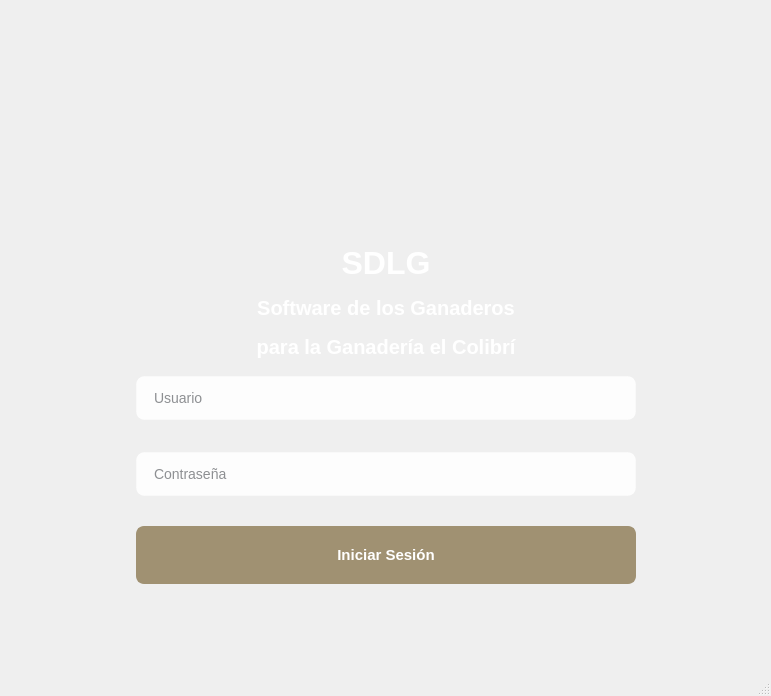
<?xml version="1.0" encoding="UTF-8"?>
<ui version="4.0">
 <class>MainWindow</class>
 <widget class="QMainWindow" name="MainWindow">
  <property name="geometry">
   <rect>
    <x>0</x>
    <y>0</y>
    <width>771</width>
    <height>696</height>
   </rect>
  </property>
  <property name="windowTitle">
   <string>MainWindow</string>
  </property>
  <property name="styleSheet">
   <string notr="true"> /* Fondo principal */
QMainWindow {
    border-image: url(:/img/fondologin.png);
    background-repeat: no-repeat;
    background-position: center;
    background-size: cover;
}

/* Labels de texto normales */
QLabel {
    color: #FFFFFF;
    font-family: 'Segoe UI', Arial, sans-serif;
}

/* LOGO - Imagen del logo arriba del título */
QFrame#frameLogo {
    background-color: transparent;
    border: none;
    margin: 0px;
    padding: 0px;
}

/* Logo dentro del frame */
QLabel#labelLogo {
    background-color: transparent;
    border: none;
    qproperty-alignment: AlignCenter;
    margin: 20px 0px 10px 0px;
    padding: 0px;
    qproperty-scaledContents: true;
    min-width: 100px;
    min-height: 100px;
    max-width: 100px;
    max-height: 100px;
}


/* Título principal SDLG */
QLabel#labelTitulo {
    background-color: transparent;
    border: none;
    qproperty-alignment: AlignCenter;
    color: #FFFFFF;
    font-size: 32px;
    font-weight: bold;
    font-family: 'Segoe UI', Arial, sans-serif;
    text-shadow: 0px 2px 8px rgba(0, 0, 0, 0.5);
}

/* Subtítulo &quot;Software de los Ganaderos&quot; */
QLabel#labelTitulo1 {
    background-color: transparent;
    border: none;
    qproperty-alignment: AlignCenter;
    color: #FFFFFF;
    font-size: 20px;
    font-weight: bold;
    font-family: 'Segoe UI', Arial, sans-serif;
}

/* Subtítulo &quot;para la Ganadería el Colibrí&quot; */
QLabel#labelTitulo2 {
    background-color: transparent;
    border: none;
    qproperty-alignment: AlignCenter;
    color: #FFFFFF;
    font-size: 20px;
    font-weight: bold;
    font-family: 'Segoe UI', Arial, sans-serif;
}

/* Campos de texto */
/* Campo de usuario con QAction */
QLineEdit#lineEditUsuario {
    background-color: rgba(255, 255, 255, 0.9);
    border: 1px solid rgba(255, 255, 255, 0.3);
    border-radius: 8px;
    padding: 12px 15px;
    color: #1D2128;
    font-size: 14px;
    font-weight: normal;
    transition: all 0.3s ease;
    box-shadow: 0 2px 6px rgba(0, 0, 0, 0.1);
    margin: 2px 0px 15px 0px;
}

/* Campo de contraseña con QAction */
QLineEdit#lineEditPassword {
    background-color: rgba(255, 255, 255, 0.9);
    border: 1px solid rgba(255, 255, 255, 0.3);
    border-radius: 8px;
    padding: 12px 15px;
    color: #1D2128;
    font-size: 14px;
    font-weight: normal;
    transition: all 0.3s ease;
    box-shadow: 0 2px 6px rgba(0, 0, 0, 0.1);
    margin: 2px 0px 15px 0px;
}

QLineEdit:focus {
    background-color: rgba(255, 255, 255, 0.95);
    border: 1px solid #a09172;
    box-shadow: 0 0 0 2px rgba(160, 145, 114, 0.3);
}

/* Estilo para los iconos de QAction */
QLineEdit QAbstractButton {
    background-color: transparent;
    border: none;
    padding: 0px 8px;
}

/* Botón de Iniciar Sesión */
QPushButton {
    background-color: #a09172;
    border: 2px solid #a09172;
    color: #FFFFFF;
    border-radius: 8px;
    padding: 12px 25px;
    font-weight: bold;
    font-size: 15px;
    font-family: 'Segoe UI', Arial, sans-serif;
    transition: all 0.3s ease;
    min-height: 30px;
}

QPushButton:hover {
    background-color: #8a7d63;
    border: 2px solid #8a7d63;
    transform: translateY(-1px);
    box-shadow: 0 4px 12px rgba(0, 0, 0, 0.2);
}

QPushButton:pressed {
    background-color: #756a55;
    border: 2px solid #756a55;
    transform: translateY(0px);
}</string>
  </property>
  <widget class="QWidget" name="centralwidget">
   <layout class="QGridLayout" name="gridLayout_2">
    <item row="1" column="0">
     <spacer name="horizontalSpacer_3">
      <property name="orientation">
       <enum>Qt::Horizontal</enum>
      </property>
      <property name="sizeHint" stdset="0">
       <size>
        <width>75</width>
        <height>20</height>
       </size>
      </property>
     </spacer>
    </item>
    <item row="2" column="1">
     <spacer name="verticalSpacer_4">
      <property name="orientation">
       <enum>Qt::Vertical</enum>
      </property>
      <property name="sizeHint" stdset="0">
       <size>
        <width>20</width>
        <height>15</height>
       </size>
      </property>
     </spacer>
    </item>
    <item row="0" column="1">
     <spacer name="verticalSpacer_3">
      <property name="orientation">
       <enum>Qt::Vertical</enum>
      </property>
      <property name="sizeHint" stdset="0">
       <size>
        <width>20</width>
        <height>15</height>
       </size>
      </property>
     </spacer>
    </item>
    <item row="1" column="1">
     <widget class="QWidget" name="widget" native="true">
      <property name="enabled">
       <bool>true</bool>
      </property>
      <property name="minimumSize">
       <size>
        <width>257</width>
        <height>0</height>
       </size>
      </property>
      <property name="baseSize">
       <size>
        <width>1000</width>
        <height>0</height>
       </size>
      </property>
      <layout class="QGridLayout" name="gridLayout">
       <property name="verticalSpacing">
        <number>20</number>
       </property>
       <item row="2" column="1">
        <spacer name="verticalSpacer_2">
         <property name="orientation">
          <enum>Qt::Vertical</enum>
         </property>
         <property name="sizeHint" stdset="0">
          <size>
           <width>20</width>
           <height>40</height>
          </size>
         </property>
        </spacer>
       </item>
       <item row="1" column="2">
        <spacer name="horizontalSpacer">
         <property name="orientation">
          <enum>Qt::Horizontal</enum>
         </property>
         <property name="sizeHint" stdset="0">
          <size>
           <width>40</width>
           <height>20</height>
          </size>
         </property>
        </spacer>
       </item>
       <item row="1" column="1">
        <layout class="QVBoxLayout" name="verticalLayout">
         <property name="spacing">
          <number>15</number>
         </property>
         <item alignment="Qt::AlignHCenter">
          <widget class="QFrame" name="frameLogo">
           <property name="sizePolicy">
            <sizepolicy hsizetype="Expanding" vsizetype="Fixed">
             <horstretch>0</horstretch>
             <verstretch>0</verstretch>
            </sizepolicy>
           </property>
           <property name="minimumSize">
            <size>
             <width>60</width>
             <height>0</height>
            </size>
           </property>
           <property name="maximumSize">
            <size>
             <width>400</width>
             <height>140</height>
            </size>
           </property>
           <property name="frameShape">
            <enum>QFrame::StyledPanel</enum>
           </property>
           <property name="frameShadow">
            <enum>QFrame::Raised</enum>
           </property>
           <layout class="QHBoxLayout" name="horizontalLayout">
            <item>
             <widget class="QLabel" name="labelLogo">
              <property name="text">
               <string/>
              </property>
              <property name="pixmap">
               <pixmap resource="../imagenes/resource.qrc">:/img/descarga.png</pixmap>
              </property>
              <property name="scaledContents">
               <bool>true</bool>
              </property>
              <property name="alignment">
               <set>Qt::AlignCenter</set>
              </property>
             </widget>
            </item>
           </layout>
          </widget>
         </item>
         <item>
          <widget class="QLabel" name="labelTitulo">
           <property name="font">
            <font>
             <family>Segoe UI</family>
             <pointsize>-1</pointsize>
             <weight>75</weight>
             <bold>true</bold>
            </font>
           </property>
           <property name="text">
            <string>SDLG</string>
           </property>
           <property name="alignment">
            <set>Qt::AlignCenter</set>
           </property>
          </widget>
         </item>
         <item>
          <widget class="QLabel" name="labelTitulo1">
           <property name="font">
            <font>
             <family>Segoe UI</family>
             <pointsize>-1</pointsize>
             <weight>75</weight>
             <bold>true</bold>
            </font>
           </property>
           <property name="text">
            <string>Software de los Ganaderos</string>
           </property>
           <property name="alignment">
            <set>Qt::AlignCenter</set>
           </property>
          </widget>
         </item>
         <item>
          <widget class="QLabel" name="labelTitulo2">
           <property name="font">
            <font>
             <family>Segoe UI</family>
             <pointsize>-1</pointsize>
             <weight>75</weight>
             <bold>true</bold>
            </font>
           </property>
           <property name="text">
            <string>para la Ganadería el Colibrí</string>
           </property>
           <property name="alignment">
            <set>Qt::AlignCenter</set>
           </property>
          </widget>
         </item>
         <item>
          <widget class="QLineEdit" name="lineEditUsuario">
           <property name="minimumSize">
            <size>
             <width>500</width>
             <height>0</height>
            </size>
           </property>
           <property name="font">
            <font>
             <family>Segoe UI</family>
             <pointsize>-1</pointsize>
             <weight>50</weight>
             <bold>false</bold>
            </font>
           </property>
           <property name="text">
            <string/>
           </property>
           <property name="placeholderText">
            <string>Usuario</string>
           </property>
          </widget>
         </item>
         <item>
          <widget class="QLineEdit" name="lineEditPassword">
           <property name="minimumSize">
            <size>
             <width>500</width>
             <height>0</height>
            </size>
           </property>
           <property name="font">
            <font>
             <family>Segoe UI</family>
             <pointsize>-1</pointsize>
             <weight>50</weight>
             <bold>false</bold>
            </font>
           </property>
           <property name="text">
            <string/>
           </property>
           <property name="placeholderText">
            <string>Contraseña</string>
           </property>
          </widget>
         </item>
         <item>
          <widget class="QPushButton" name="btnLogin">
           <property name="minimumSize">
            <size>
             <width>20</width>
             <height>58</height>
            </size>
           </property>
           <property name="palette">
            <palette>
             <active>
              <colorrole role="WindowText">
               <brush brushstyle="SolidPattern">
                <color alpha="255">
                 <red>255</red>
                 <green>255</green>
                 <blue>255</blue>
                </color>
               </brush>
              </colorrole>
              <colorrole role="Button">
               <brush brushstyle="SolidPattern">
                <color alpha="255">
                 <red>160</red>
                 <green>145</green>
                 <blue>114</blue>
                </color>
               </brush>
              </colorrole>
              <colorrole role="Light">
               <brush brushstyle="SolidPattern">
                <color alpha="255">
                 <red>255</red>
                 <green>255</green>
                 <blue>255</blue>
                </color>
               </brush>
              </colorrole>
              <colorrole role="Midlight">
               <brush brushstyle="SolidPattern">
                <color alpha="255">
                 <red>255</red>
                 <green>255</green>
                 <blue>255</blue>
                </color>
               </brush>
              </colorrole>
              <colorrole role="Dark">
               <brush brushstyle="SolidPattern">
                <color alpha="255">
                 <red>127</red>
                 <green>127</green>
                 <blue>127</blue>
                </color>
               </brush>
              </colorrole>
              <colorrole role="Mid">
               <brush brushstyle="SolidPattern">
                <color alpha="255">
                 <red>170</red>
                 <green>170</green>
                 <blue>170</blue>
                </color>
               </brush>
              </colorrole>
              <colorrole role="Text">
               <brush brushstyle="SolidPattern">
                <color alpha="255">
                 <red>255</red>
                 <green>255</green>
                 <blue>255</blue>
                </color>
               </brush>
              </colorrole>
              <colorrole role="BrightText">
               <brush brushstyle="SolidPattern">
                <color alpha="255">
                 <red>255</red>
                 <green>255</green>
                 <blue>255</blue>
                </color>
               </brush>
              </colorrole>
              <colorrole role="ButtonText">
               <brush brushstyle="SolidPattern">
                <color alpha="255">
                 <red>255</red>
                 <green>255</green>
                 <blue>255</blue>
                </color>
               </brush>
              </colorrole>
              <colorrole role="Base">
               <brush brushstyle="SolidPattern">
                <color alpha="255">
                 <red>160</red>
                 <green>145</green>
                 <blue>114</blue>
                </color>
               </brush>
              </colorrole>
              <colorrole role="Window">
               <brush brushstyle="SolidPattern">
                <color alpha="255">
                 <red>160</red>
                 <green>145</green>
                 <blue>114</blue>
                </color>
               </brush>
              </colorrole>
              <colorrole role="Shadow">
               <brush brushstyle="SolidPattern">
                <color alpha="255">
                 <red>0</red>
                 <green>0</green>
                 <blue>0</blue>
                </color>
               </brush>
              </colorrole>
              <colorrole role="AlternateBase">
               <brush brushstyle="SolidPattern">
                <color alpha="255">
                 <red>255</red>
                 <green>255</green>
                 <blue>255</blue>
                </color>
               </brush>
              </colorrole>
              <colorrole role="ToolTipBase">
               <brush brushstyle="SolidPattern">
                <color alpha="255">
                 <red>255</red>
                 <green>255</green>
                 <blue>220</blue>
                </color>
               </brush>
              </colorrole>
              <colorrole role="ToolTipText">
               <brush brushstyle="SolidPattern">
                <color alpha="255">
                 <red>0</red>
                 <green>0</green>
                 <blue>0</blue>
                </color>
               </brush>
              </colorrole>
              <colorrole role="PlaceholderText">
               <brush brushstyle="SolidPattern">
                <color alpha="128">
                 <red>0</red>
                 <green>0</green>
                 <blue>0</blue>
                </color>
               </brush>
              </colorrole>
             </active>
             <inactive>
              <colorrole role="WindowText">
               <brush brushstyle="SolidPattern">
                <color alpha="255">
                 <red>255</red>
                 <green>255</green>
                 <blue>255</blue>
                </color>
               </brush>
              </colorrole>
              <colorrole role="Button">
               <brush brushstyle="SolidPattern">
                <color alpha="255">
                 <red>160</red>
                 <green>145</green>
                 <blue>114</blue>
                </color>
               </brush>
              </colorrole>
              <colorrole role="Light">
               <brush brushstyle="SolidPattern">
                <color alpha="255">
                 <red>255</red>
                 <green>255</green>
                 <blue>255</blue>
                </color>
               </brush>
              </colorrole>
              <colorrole role="Midlight">
               <brush brushstyle="SolidPattern">
                <color alpha="255">
                 <red>255</red>
                 <green>255</green>
                 <blue>255</blue>
                </color>
               </brush>
              </colorrole>
              <colorrole role="Dark">
               <brush brushstyle="SolidPattern">
                <color alpha="255">
                 <red>127</red>
                 <green>127</green>
                 <blue>127</blue>
                </color>
               </brush>
              </colorrole>
              <colorrole role="Mid">
               <brush brushstyle="SolidPattern">
                <color alpha="255">
                 <red>170</red>
                 <green>170</green>
                 <blue>170</blue>
                </color>
               </brush>
              </colorrole>
              <colorrole role="Text">
               <brush brushstyle="SolidPattern">
                <color alpha="255">
                 <red>255</red>
                 <green>255</green>
                 <blue>255</blue>
                </color>
               </brush>
              </colorrole>
              <colorrole role="BrightText">
               <brush brushstyle="SolidPattern">
                <color alpha="255">
                 <red>255</red>
                 <green>255</green>
                 <blue>255</blue>
                </color>
               </brush>
              </colorrole>
              <colorrole role="ButtonText">
               <brush brushstyle="SolidPattern">
                <color alpha="255">
                 <red>255</red>
                 <green>255</green>
                 <blue>255</blue>
                </color>
               </brush>
              </colorrole>
              <colorrole role="Base">
               <brush brushstyle="SolidPattern">
                <color alpha="255">
                 <red>160</red>
                 <green>145</green>
                 <blue>114</blue>
                </color>
               </brush>
              </colorrole>
              <colorrole role="Window">
               <brush brushstyle="SolidPattern">
                <color alpha="255">
                 <red>160</red>
                 <green>145</green>
                 <blue>114</blue>
                </color>
               </brush>
              </colorrole>
              <colorrole role="Shadow">
               <brush brushstyle="SolidPattern">
                <color alpha="255">
                 <red>0</red>
                 <green>0</green>
                 <blue>0</blue>
                </color>
               </brush>
              </colorrole>
              <colorrole role="AlternateBase">
               <brush brushstyle="SolidPattern">
                <color alpha="255">
                 <red>255</red>
                 <green>255</green>
                 <blue>255</blue>
                </color>
               </brush>
              </colorrole>
              <colorrole role="ToolTipBase">
               <brush brushstyle="SolidPattern">
                <color alpha="255">
                 <red>255</red>
                 <green>255</green>
                 <blue>220</blue>
                </color>
               </brush>
              </colorrole>
              <colorrole role="ToolTipText">
               <brush brushstyle="SolidPattern">
                <color alpha="255">
                 <red>0</red>
                 <green>0</green>
                 <blue>0</blue>
                </color>
               </brush>
              </colorrole>
              <colorrole role="PlaceholderText">
               <brush brushstyle="SolidPattern">
                <color alpha="128">
                 <red>0</red>
                 <green>0</green>
                 <blue>0</blue>
                </color>
               </brush>
              </colorrole>
             </inactive>
             <disabled>
              <colorrole role="WindowText">
               <brush brushstyle="SolidPattern">
                <color alpha="255">
                 <red>255</red>
                 <green>255</green>
                 <blue>255</blue>
                </color>
               </brush>
              </colorrole>
              <colorrole role="Button">
               <brush brushstyle="SolidPattern">
                <color alpha="255">
                 <red>160</red>
                 <green>145</green>
                 <blue>114</blue>
                </color>
               </brush>
              </colorrole>
              <colorrole role="Light">
               <brush brushstyle="SolidPattern">
                <color alpha="255">
                 <red>255</red>
                 <green>255</green>
                 <blue>255</blue>
                </color>
               </brush>
              </colorrole>
              <colorrole role="Midlight">
               <brush brushstyle="SolidPattern">
                <color alpha="255">
                 <red>255</red>
                 <green>255</green>
                 <blue>255</blue>
                </color>
               </brush>
              </colorrole>
              <colorrole role="Dark">
               <brush brushstyle="SolidPattern">
                <color alpha="255">
                 <red>127</red>
                 <green>127</green>
                 <blue>127</blue>
                </color>
               </brush>
              </colorrole>
              <colorrole role="Mid">
               <brush brushstyle="SolidPattern">
                <color alpha="255">
                 <red>170</red>
                 <green>170</green>
                 <blue>170</blue>
                </color>
               </brush>
              </colorrole>
              <colorrole role="Text">
               <brush brushstyle="SolidPattern">
                <color alpha="255">
                 <red>255</red>
                 <green>255</green>
                 <blue>255</blue>
                </color>
               </brush>
              </colorrole>
              <colorrole role="BrightText">
               <brush brushstyle="SolidPattern">
                <color alpha="255">
                 <red>255</red>
                 <green>255</green>
                 <blue>255</blue>
                </color>
               </brush>
              </colorrole>
              <colorrole role="ButtonText">
               <brush brushstyle="SolidPattern">
                <color alpha="255">
                 <red>255</red>
                 <green>255</green>
                 <blue>255</blue>
                </color>
               </brush>
              </colorrole>
              <colorrole role="Base">
               <brush brushstyle="SolidPattern">
                <color alpha="255">
                 <red>160</red>
                 <green>145</green>
                 <blue>114</blue>
                </color>
               </brush>
              </colorrole>
              <colorrole role="Window">
               <brush brushstyle="SolidPattern">
                <color alpha="255">
                 <red>160</red>
                 <green>145</green>
                 <blue>114</blue>
                </color>
               </brush>
              </colorrole>
              <colorrole role="Shadow">
               <brush brushstyle="SolidPattern">
                <color alpha="255">
                 <red>0</red>
                 <green>0</green>
                 <blue>0</blue>
                </color>
               </brush>
              </colorrole>
              <colorrole role="AlternateBase">
               <brush brushstyle="SolidPattern">
                <color alpha="255">
                 <red>255</red>
                 <green>255</green>
                 <blue>255</blue>
                </color>
               </brush>
              </colorrole>
              <colorrole role="ToolTipBase">
               <brush brushstyle="SolidPattern">
                <color alpha="255">
                 <red>255</red>
                 <green>255</green>
                 <blue>220</blue>
                </color>
               </brush>
              </colorrole>
              <colorrole role="ToolTipText">
               <brush brushstyle="SolidPattern">
                <color alpha="255">
                 <red>0</red>
                 <green>0</green>
                 <blue>0</blue>
                </color>
               </brush>
              </colorrole>
              <colorrole role="PlaceholderText">
               <brush brushstyle="SolidPattern">
                <color alpha="128">
                 <red>0</red>
                 <green>0</green>
                 <blue>0</blue>
                </color>
               </brush>
              </colorrole>
             </disabled>
            </palette>
           </property>
           <property name="font">
            <font>
             <family>Segoe UI</family>
             <pointsize>-1</pointsize>
             <weight>75</weight>
             <bold>true</bold>
            </font>
           </property>
           <property name="text">
            <string>Iniciar Sesión</string>
           </property>
          </widget>
         </item>
        </layout>
       </item>
       <item row="0" column="1">
        <spacer name="verticalSpacer">
         <property name="orientation">
          <enum>Qt::Vertical</enum>
         </property>
         <property name="sizeHint" stdset="0">
          <size>
           <width>20</width>
           <height>40</height>
          </size>
         </property>
        </spacer>
       </item>
       <item row="1" column="0">
        <spacer name="horizontalSpacer_2">
         <property name="orientation">
          <enum>Qt::Horizontal</enum>
         </property>
         <property name="sizeHint" stdset="0">
          <size>
           <width>40</width>
           <height>20</height>
          </size>
         </property>
        </spacer>
       </item>
      </layout>
     </widget>
    </item>
    <item row="1" column="2">
     <spacer name="horizontalSpacer_4">
      <property name="orientation">
       <enum>Qt::Horizontal</enum>
      </property>
      <property name="sizeHint" stdset="0">
       <size>
        <width>74</width>
        <height>20</height>
       </size>
      </property>
     </spacer>
    </item>
   </layout>
  </widget>
  <widget class="QMenuBar" name="menubar">
   <property name="geometry">
    <rect>
     <x>0</x>
     <y>0</y>
     <width>771</width>
     <height>21</height>
    </rect>
   </property>
  </widget>
  <widget class="QStatusBar" name="statusbar"/>
 </widget>
 <resources>
  <include location="../imagenes/resource.qrc"/>
 </resources>
 <connections/>
</ui>
